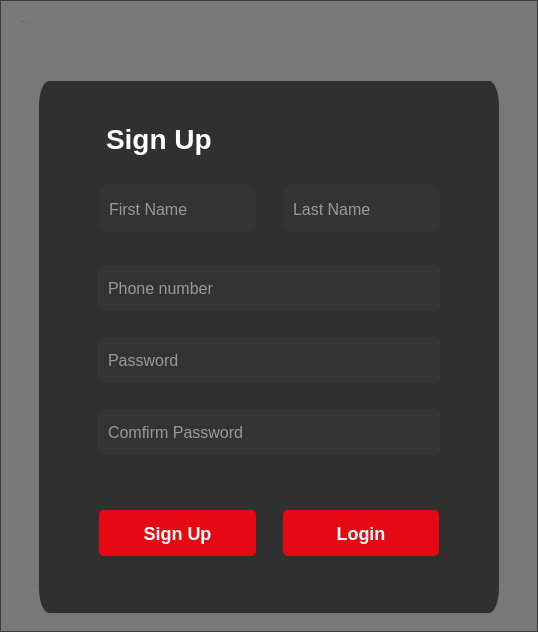
         <widget class="QWidget" name="Signup_Page">
          <property name="styleSheet">
           <string notr="true">#Signup_Page{

border-image: url(:/img/img/background.jpg)   0 0 0 0  stretch stretch;
}</string>
          </property>
          <layout class="QVBoxLayout" name="verticalLayout_7">
           <property name="spacing">
            <number>0</number>
           </property>
           <property name="leftMargin">
            <number>0</number>
           </property>
           <property name="topMargin">
            <number>0</number>
           </property>
           <property name="rightMargin">
            <number>0</number>
           </property>
           <property name="bottomMargin">
            <number>0</number>
           </property>
           <item>
            <widget class="QFrame" name="Signup_background_blur">
             <property name="styleSheet">
              <string notr="true">border-image: unset;
background-color: rgba(0,0,0,0.5);</string>
             </property>
             <property name="frameShape">
              <enum>QFrame::StyledPanel</enum>
             </property>
             <property name="frameShadow">
              <enum>QFrame::Raised</enum>
             </property>
             <layout class="QVBoxLayout" name="verticalLayout_4">
              <property name="spacing">
               <number>0</number>
              </property>
              <property name="leftMargin">
               <number>0</number>
              </property>
              <property name="topMargin">
               <number>0</number>
              </property>
              <property name="rightMargin">
               <number>0</number>
              </property>
              <property name="bottomMargin">
               <number>0</number>
              </property>
              <item>
               <widget class="QLabel" name="Logo_label_2">
                <property name="sizePolicy">
                 <sizepolicy hsizetype="Preferred" vsizetype="Fixed">
                  <horstretch>0</horstretch>
                  <verstretch>0</verstretch>
                 </sizepolicy>
                </property>
                <property name="font">
                 <font>
                  <family>Tahoma</family>
                  <pointsize>-1</pointsize>
                  <italic>false</italic>
                  <bold>true</bold>
                 </font>
                </property>
                <property name="mouseTracking">
                 <bool>false</bool>
                </property>
                <property name="styleSheet">
                 <string notr="true">color: rgb(255, 2, 27);
font: 700 50px &quot;Tahoma&quot;;
border-image: unset;
padding-left: 20px;
padding-top: 20px;
background-color: transparent;</string>
                </property>
                <property name="text">
                 <string>HuKiFilm</string>
                </property>
                <property name="scaledContents">
                 <bool>true</bool>
                </property>
               </widget>
              </item>
              <item>
               <widget class="QFrame" name="Main_Wrapper_2">
                <property name="styleSheet">
                 <string notr="true">background-color: transparent;
padding: auto;</string>
                </property>
                <property name="frameShape">
                 <enum>QFrame::StyledPanel</enum>
                </property>
                <property name="frameShadow">
                 <enum>QFrame::Raised</enum>
                </property>
                <layout class="QGridLayout" name="gridLayout_3">
                 <property name="leftMargin">
                  <number>0</number>
                 </property>
                 <property name="topMargin">
                  <number>0</number>
                 </property>
                 <property name="rightMargin">
                  <number>0</number>
                 </property>
                 <property name="bottomMargin">
                  <number>0</number>
                 </property>
                 <property name="spacing">
                  <number>0</number>
                 </property>
                 <item row="0" column="0">
                  <widget class="QFrame" name="Signup_Form_Wrapper">
                   <property name="sizePolicy">
                    <sizepolicy hsizetype="Fixed" vsizetype="Preferred">
                     <horstretch>110</horstretch>
                     <verstretch>0</verstretch>
                    </sizepolicy>
                   </property>
                   <property name="minimumSize">
                    <size>
                     <width>0</width>
                     <height>532</height>
                    </size>
                   </property>
                   <property name="maximumSize">
                    <size>
                     <width>16777215</width>
                     <height>492</height>
                    </size>
                   </property>
                   <property name="styleSheet">
                    <string notr="true">QFrame#Signup_Form_Wrapper {
border-radius: 10px solid #000;
background-color: rgba(0,0,0,0.6);
padding: 20px auto;
}</string>
                   </property>
                   <property name="frameShape">
                    <enum>QFrame::NoFrame</enum>
                   </property>
                   <property name="frameShadow">
                    <enum>QFrame::Raised</enum>
                   </property>
                   <layout class="QVBoxLayout" name="verticalLayout_5">
                    <item>
                     <widget class="QFrame" name="Signup_Form_Inp_Wrapper">
                      <property name="sizePolicy">
                       <sizepolicy hsizetype="Preferred" vsizetype="Preferred">
                        <horstretch>0</horstretch>
                        <verstretch>0</verstretch>
                       </sizepolicy>
                      </property>
                      <property name="styleSheet">
                       <string notr="true">background-color: transparent;
padding: unset;</string>
                      </property>
                      <property name="frameShape">
                       <enum>QFrame::StyledPanel</enum>
                      </property>
                      <property name="frameShadow">
                       <enum>QFrame::Raised</enum>
                      </property>
                      <layout class="QGridLayout" name="gridLayout_4">
                       <property name="leftMargin">
                        <number>12</number>
                       </property>
                       <property name="topMargin">
                        <number>12</number>
                       </property>
                       <property name="rightMargin">
                        <number>12</number>
                       </property>
                       <property name="bottomMargin">
                        <number>12</number>
                       </property>
                       <item row="10" column="0">
                        <widget class="QFrame" name="Signin_Login_Wrapper">
                         <property name="frameShape">
                          <enum>QFrame::StyledPanel</enum>
                         </property>
                         <property name="frameShadow">
                          <enum>QFrame::Raised</enum>
                         </property>
                         <layout class="QGridLayout" name="gridLayout_6">
                          <property name="leftMargin">
                           <number>0</number>
                          </property>
                          <property name="topMargin">
                           <number>0</number>
                          </property>
                          <property name="rightMargin">
                           <number>0</number>
                          </property>
                          <property name="bottomMargin">
                           <number>0</number>
                          </property>
                          <property name="horizontalSpacing">
                           <number>27</number>
                          </property>
                          <property name="verticalSpacing">
                           <number>0</number>
                          </property>
                          <item row="0" column="0">
                           <widget class="QPushButton" name="Signup_Btn">
                            <property name="minimumSize">
                             <size>
                              <width>0</width>
                              <height>46</height>
                             </size>
                            </property>
                            <property name="maximumSize">
                             <size>
                              <width>16777215</width>
                              <height>16777215</height>
                             </size>
                            </property>
                            <property name="styleSheet">
                             <string notr="true">QPushButton {
font-size: 18px; 
background-color:#e50914;
font-weight: 700;
color: #fff;
border-radius: 5px;

}
QPushButton::hover {
background-color: #ff2f4e;
}</string>
                            </property>
                            <property name="text">
                             <string>Sign Up</string>
                            </property>
                           </widget>
                          </item>
                          <item row="0" column="1">
                           <widget class="QPushButton" name="Login_Switch_Btn">
                            <property name="minimumSize">
                             <size>
                              <width>0</width>
                              <height>46</height>
                             </size>
                            </property>
                            <property name="styleSheet">
                             <string notr="true">QPushButton {
font-size: 18px; 
background-color:#e50914;
font-weight: 700;
color: #fff;
border-radius: 5px;

}
QPushButton::hover {
background-color: #ff2f4e;
}</string>
                            </property>
                            <property name="text">
                             <string>Login</string>
                            </property>
                           </widget>
                          </item>
                         </layout>
                        </widget>
                       </item>
                       <item row="4" column="0">
                        <widget class="QLabel" name="Signup_PhoneNum_Error_Label">
                         <property name="styleSheet">
                          <string notr="true">#Signup_PhoneNum_Error_Label {
padding-left: 8px;
	color: rgb(255, 158, 23);
}</string>
                         </property>
                         <property name="text">
                          <string/>
                         </property>
                        </widget>
                       </item>
                       <item row="3" column="0">
                        <widget class="QLineEdit" name="Signup_PhoneNum_Inp">
                         <property name="enabled">
                          <bool>true</bool>
                         </property>
                         <property name="minimumSize">
                          <size>
                           <width>245</width>
                           <height>46</height>
                          </size>
                         </property>
                         <property name="styleSheet">
                          <string notr="true">QLineEdit {
padding: 5px 8px;
background-color: #333;
border: none;
border-radius: 5px;
color: #fff;
font-size: 16px;
}
QLineEdit::focus{
background-color:  #454545;
}</string>
                         </property>
                         <property name="placeholderText">
                          <string>Phone number</string>
                         </property>
                        </widget>
                       </item>
                       <item row="8" column="0">
                        <widget class="QLabel" name="Signup_Comfirm_Password_Error_Label">
                         <property name="styleSheet">
                          <string notr="true">#Signup_Comfirm_Password_Error_Label {
	color: rgb(255, 158, 23);
margin-bottom:4px;
padding-left: 7px;
}</string>
                         </property>
                         <property name="text">
                          <string/>
                         </property>
                        </widget>
                       </item>
                       <item row="7" column="0">
                        <widget class="QLineEdit" name="Signup_Comfirm_Password_Inp">
                         <property name="minimumSize">
                          <size>
                           <width>245</width>
                           <height>46</height>
                          </size>
                         </property>
                         <property name="styleSheet">
                          <string notr="true">QLineEdit {
padding: 5px 8px;
background-color: #333;
border: none;
border-radius: 5px;
color: #fff;
font-size: 16px;
}
QLineEdit::focus{
background-color:  #454545;
}</string>
                         </property>
                         <property name="echoMode">
                          <enum>QLineEdit::Password</enum>
                         </property>
                         <property name="placeholderText">
                          <string>Comfirm Password</string>
                         </property>
                        </widget>
                       </item>
                       <item row="1" column="0">
                        <widget class="QLabel" name="Signup_label">
                         <property name="sizePolicy">
                          <sizepolicy hsizetype="Preferred" vsizetype="Fixed">
                           <horstretch>0</horstretch>
                           <verstretch>0</verstretch>
                          </sizepolicy>
                         </property>
                         <property name="styleSheet">
                          <string notr="true">color: white;
font: 900 11pt &quot;Segoe UI Semibold&quot;;
font-size: 28px;
font-weight: 600;
background-color: transparent;
margin-bottom: 24px;
padding: 0;
font-weight: 800;</string>
                         </property>
                         <property name="text">
                          <string>Sign Up</string>
                         </property>
                        </widget>
                       </item>
                       <item row="2" column="0">
                        <widget class="QFrame" name="Signup_Name_Wrapper">
                         <property name="minimumSize">
                          <size>
                           <width>0</width>
                           <height>74</height>
                          </size>
                         </property>
                         <property name="styleSheet">
                          <string notr="true"/>
                         </property>
                         <property name="frameShape">
                          <enum>QFrame::StyledPanel</enum>
                         </property>
                         <property name="frameShadow">
                          <enum>QFrame::Raised</enum>
                         </property>
                         <layout class="QGridLayout" name="gridLayout_5">
                          <property name="leftMargin">
                           <number>0</number>
                          </property>
                          <property name="topMargin">
                           <number>0</number>
                          </property>
                          <property name="rightMargin">
                           <number>0</number>
                          </property>
                          <property name="bottomMargin">
                           <number>0</number>
                          </property>
                          <property name="horizontalSpacing">
                           <number>28</number>
                          </property>
                          <property name="verticalSpacing">
                           <number>0</number>
                          </property>
                          <item row="0" column="1">
                           <widget class="QLineEdit" name="Signup_LastName_Inp">
                            <property name="minimumSize">
                             <size>
                              <width>0</width>
                              <height>46</height>
                             </size>
                            </property>
                            <property name="styleSheet">
                             <string notr="true">QLineEdit {
padding: 5px 8px;
background-color: #333;
border: none;
border-radius: 5px;
color: #fff;
font-size: 16px;
}
QLineEdit::focus{
background-color:  #454545;
}</string>
                            </property>
                            <property name="placeholderText">
                             <string>Last Name</string>
                            </property>
                           </widget>
                          </item>
                          <item row="0" column="0">
                           <widget class="QLineEdit" name="Signup_FirstName_Inp">
                            <property name="minimumSize">
                             <size>
                              <width>0</width>
                              <height>46</height>
                             </size>
                            </property>
                            <property name="styleSheet">
                             <string notr="true">QLineEdit {
padding: 5px 8px;
background-color: #333;
border: none;
border-radius: 5px;
color: #fff;
font-size: 16px;
}
QLineEdit::focus{
background-color:  #454545;
}</string>
                            </property>
                            <property name="placeholderText">
                             <string>First Name</string>
                            </property>
                           </widget>
                          </item>
                          <item row="1" column="0" colspan="2">
                           <widget class="QLabel" name="Signup_Name_Error_Label">
                            <property name="styleSheet">
                             <string notr="true">#Signup_Name_Error_Label {
	margin-top:5px;
	margin-bottom: 5px;
	color: rgb(255, 158, 23);
padding-left: 7px;
}</string>
                            </property>
                            <property name="text">
                             <string/>
                            </property>
                           </widget>
                          </item>
                         </layout>
                        </widget>
                       </item>
                       <item row="14" column="0">
                        <widget class="QFrame" name="Signup_Btn_Wrapper">
                         <property name="styleSheet">
                          <string notr="true"/>
                         </property>
                         <property name="frameShape">
                          <enum>QFrame::StyledPanel</enum>
                         </property>
                         <property name="frameShadow">
                          <enum>QFrame::Raised</enum>
                         </property>
                         <layout class="QVBoxLayout" name="verticalLayout_6">
                          <property name="spacing">
                           <number>0</number>
                          </property>
                          <property name="leftMargin">
                           <number>0</number>
                          </property>
                          <property name="topMargin">
                           <number>0</number>
                          </property>
                          <property name="rightMargin">
                           <number>0</number>
                          </property>
                          <property name="bottomMargin">
                           <number>0</number>
                          </property>
                         </layout>
                        </widget>
                       </item>
                       <item row="5" column="0">
                        <widget class="QLineEdit" name="Signup_Password_Inp">
                         <property name="minimumSize">
                          <size>
                           <width>245</width>
                           <height>46</height>
                          </size>
                         </property>
                         <property name="styleSheet">
                          <string notr="true">QLineEdit {
padding: 5px 8px;
background-color: #333;
border: none;
border-radius: 5px;
color: #fff;
font-size: 16px;
}
QLineEdit::focus{
background-color:  #454545;
}</string>
                         </property>
                         <property name="echoMode">
                          <enum>QLineEdit::Password</enum>
                         </property>
                         <property name="placeholderText">
                          <string>Password</string>
                         </property>
                        </widget>
                       </item>
                       <item row="6" column="0">
                        <widget class="QLabel" name="Signup_Password_Error_Label">
                         <property name="styleSheet">
                          <string notr="true">#Signup_Password_Error_Label {
padding-left: 8px;
	color: rgb(255, 158, 23);
}</string>
                         </property>
                         <property name="text">
                          <string/>
                         </property>
                        </widget>
                       </item>
                       <item row="9" column="0">
                        <widget class="QLabel" name="Signup_Error_Main_Label">
                         <property name="styleSheet">
                          <string notr="true">#Signup_Error_Main_Label {
	color: rgb(255, 158, 23);
margin-bottom:4px;
padding-left: 7px;
}</string>
                         </property>
                         <property name="text">
                          <string/>
                         </property>
                        </widget>
                       </item>
                      </layout>
                     </widget>
                    </item>
                   </layout>
                  </widget>
                 </item>
                </layout>
               </widget>
              </item>
             </layout>
            </widget>
           </item>
          </layout>
         </widget>
